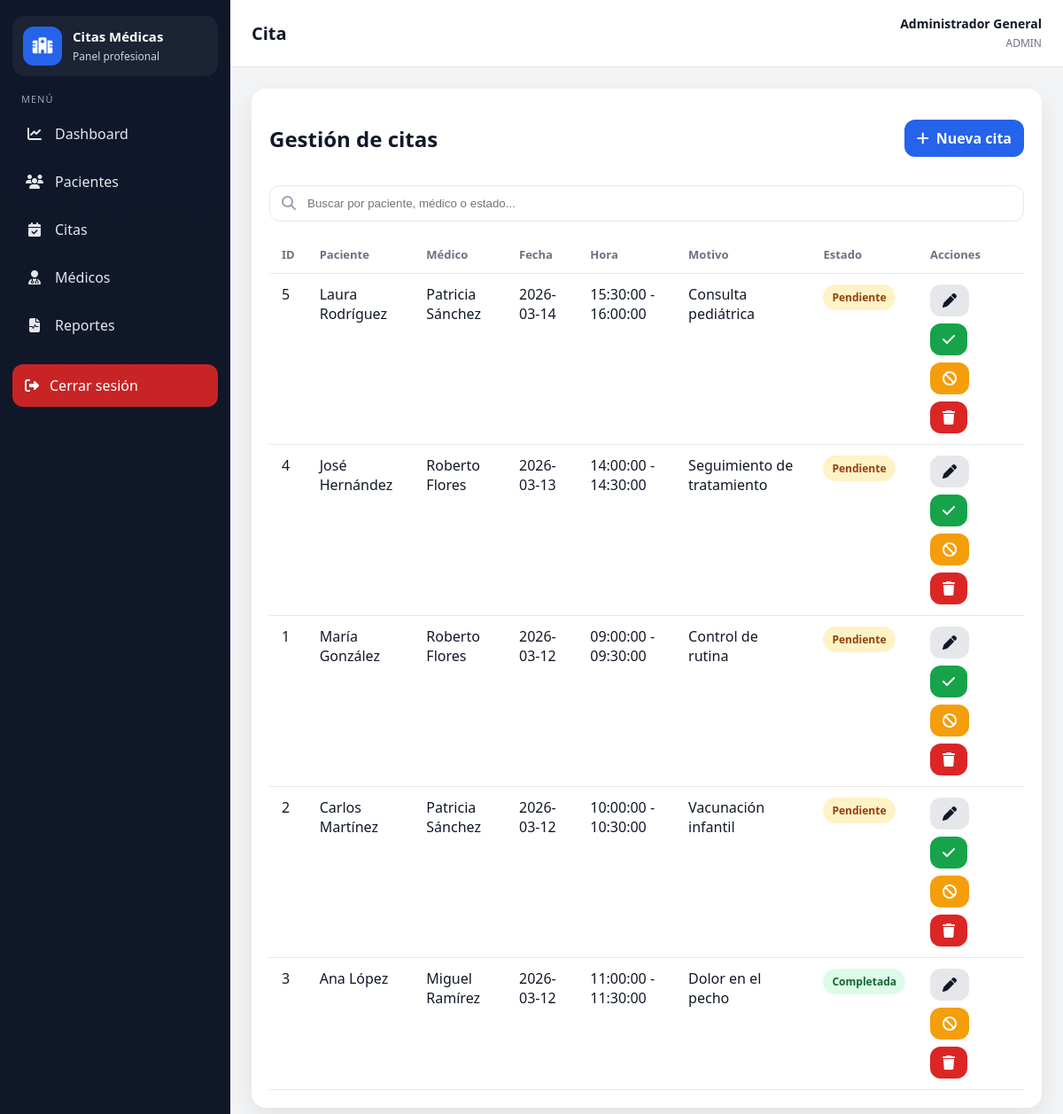
/index.php?controller=cita&action=index (signed in), run on the app's committed database.
### tables this page shows
CREATE TABLE citas (
    id INT AUTO_INCREMENT PRIMARY KEY,
    paciente_id INT NOT NULL,
    medico_id INT NOT NULL,
    fecha DATE NOT NULL,
    hora_inicio TIME NOT NULL,
    hora_fin TIME NOT NULL,
    motivo VARCHAR(250) NULL,
    estado ENUM('pendiente', 'completada', 'cancelada') DEFAULT 'pendiente',
    fecha_creacion TIMESTAMP DEFAULT CURRENT_TIMESTAMP,
    CONSTRAINT fk_citas_paciente FOREIGN KEY (paciente_id) REFERENCES pacientes(id) ON DELETE CASCADE,
    CONSTRAINT fk_citas_medico FOREIGN KEY (medico_id) REFERENCES medicos(id) ON DELETE CASCADE,
    INDEX idx_medico_fecha (medico_id, fecha),
    INDEX idx_paciente_fecha (paciente_id, fecha)
);

### app/controllers/CitaController.php (called while the page is built, shortened)
<?php
require_once __DIR__ . '/../middleware/auth.php';
require_once __DIR__ . '/../models/Cita.php';
class CitaController {
    private $cita;
    public function __construct(){
        $this->cita = new Cita();
    }
    public function index(){
        if (current_user_role() === 'medico') {
            $citas = $this->cita->obtenerPorMedicoUsuario(current_user_id());
        } elseif (current_user_role() === 'paciente') {
            $citas = $this->cita->obtenerPorPacienteUsuario(current_user_id());
        } else {
            $citas = $this->cita->obtenerTodas();
        }
        require_once __DIR__ . '/../views/citas/index.php';
    }
}

### routes/web.php (called while the page is built, shortened)
<?php
$controller = $_GET['controller'] ?? (isset($_SESSION['usuario_id']) ? 'dashboard' : 'auth');
$action = $_GET['action'] ?? (isset($_SESSION['usuario_id']) ? 'index' : 'login');
switch($controller){
    case 'cita':
        require_once __DIR__ . '/../app/controllers/CitaController.php';
        $ctrl = new CitaController();
        break;
}
$ctrl->$action();

### public/index.php (called while the page is built, shortened)
<?php
require_once __DIR__ . '/../routes/web.php';

### app/middleware/auth.php (called while the page is built, shortened)
<?php
function current_user_role()
{
    return $_SESSION['usuario_rol'] ?? null;
}

### app/config/database.php (called while the page is built)
<?php
class Database {
    private $host = "localhost";
    private $db_name = "citas_medicas";
    private $username = "root";
    private $password = "admin";
    private $charset = "utf8mb4";
    public function conectar() {
        try {
            $dsn = "mysql:host={$this->host};dbname={$this->db_name};charset={$this->charset}";
            $pdo = new PDO($dsn, $this->username, $this->password);
            $pdo->setAttribute(PDO::ATTR_ERRMODE, PDO::ERRMODE_EXCEPTION);
            $pdo->setAttribute(PDO::ATTR_DEFAULT_FETCH_MODE, PDO::FETCH_ASSOC);
            return $pdo;
        } catch (PDOException $e) {
            die("Error de conexión: " . $e->getMessage());
        }
    }
}

### app/core/Model.php (called while the page is built, shortened)
<?php
require_once __DIR__ . '/../config/database.php';
class Model {
    public function __construct() {
        $database = new Database();
        $this->db = $database->conectar();
    }
}

### app/models/Cita.php (called while the page is built, shortened)
<?php
require_once __DIR__ . '/../core/Model.php';
class Cita extends Model {
    public function obtenerTodas($filters = []){
        $sql = "SELECT c.*,
                       CONCAT(p.nombre,' ',p.apellido) AS paciente,
                       p.email AS paciente_email,
                       p.telefono AS paciente_telefono,
                       CONCAT(m.nombre,' ',m.apellido) AS medico
                FROM citas c
                JOIN pacientes p ON c.paciente_id = p.id
                JOIN medicos m ON c.medico_id = m.id
                WHERE 1=1";
        $params = [];
        $sql .= " ORDER BY c.fecha DESC, c.hora_inicio ASC";
        $stmt = $this->db->prepare($sql);
        $stmt->execute($params);
        return $stmt->fetchAll();
    }
}

### app/views/citas/index.php (the view, shortened to what this page needs)
<?php require_once __DIR__ . '/../layout/header.php'; ?>
<div class="table-card">
    <div class="table-header">
        <h2>
            <?php
                if (current_user_role() === 'medico') echo 'Mis citas';
                elseif (current_user_role() === 'paciente') echo 'Mis citas';
                else echo 'Gestión de citas';
            ?>
        </h2>
        <?php if (in_array(current_user_role(), ['admin','recepcion'], true)): ?>
            <a href="index.php?controller=cita&action=crear" class="btn btn-primary">
                <i class="fa-solid fa-plus"></i> Nueva cita
            </a>
        <?php endif; ?>
    </div>
    <div class="toolbar">
        <div class="search-box">
            <i class="fa-solid fa-magnifying-glass"></i>
            <input type="text" placeholder="Buscar por paciente, médico o estado..." data-search-target="tabla-citas">
        </div>
    </div>
    <?php if (!empty($citas)): ?>
    <div class="table-responsive">
        <table>
            <thead>
                <tr>
                    <th>ID</th>
                    <th>Paciente</th>
                    <th>Médico</th>
                    <th>Fecha</th>
                    <th>Hora</th>
                    <th>Motivo</th>
                    <th>Estado</th>
                    <th>Acciones</th>
                </tr>
            </thead>
            <tbody id="tabla-citas">
                <?php foreach ($citas as $c): ?>
                <tr>
                    <td><?= htmlspecialchars($c['id']) ?></td>
                    <td><?= htmlspecialchars($c['paciente']) ?></td>
                    <td><?= htmlspecialchars($c['medico']) ?></td>
                    <td><?= htmlspecialchars($c['fecha']) ?></td>
                    <td><?= htmlspecialchars($c['hora_inicio']) ?> - <?= htmlspecialchars($c['hora_fin']) ?></td>
                    <td><?= htmlspecialchars($c['motivo']) ?></td>
                    <td><span class="badge badge-<?= htmlspecialchars($c['estado']) ?>"><?= htmlspecialchars(ucfirst($c['estado'])) ?></span></td>
                    <td>
                        <div class="actions">
                            <?php if (in_array(current_user_role(), ['admin','recepcion'], true)): ?>
                                <a class="btn btn-secondary" href="index.php?controller=cita&action=editar&id=<?= $c['id'] ?>">
                                    <i class="fa-solid fa-pen"></i>
                                </a>
                            <?php endif; ?>
                            <?php if (current_user_role() !== 'paciente' && $c['estado'] !== 'completada'): ?>
                                <a class="btn btn-success" href="index.php?controller=cita&action=completar&id=<?= $c['id'] ?>">
                                    <i class="fa-solid fa-check"></i>
                                </a>
                            <?php endif; ?>
                            <?php if ($c['estado'] !== 'cancelada'): ?>
                                <a class="btn btn-warning" href="index.php?controller=cita&action=cancelar&id=<?= $c['id'] ?>" data-confirm="¿Cancelar esta cita?">
                                    <i class="fa-solid fa-ban"></i>
                                </a>
                            <?php endif; ?>
                            <?php if (current_user_role() === 'admin'): ?>
                                <a class="btn btn-danger" href="index.php?controller=cita&action=eliminar&id=<?= $c['id'] ?>" data-confirm="¿Eliminar definitivamente esta cita?">
                                    <i class="fa-solid fa-trash"></i>
                                </a>
                            <?php endif; ?>
                        </div>
                    </td>
                </tr>
                <?php endforeach; ?>
            </tbody>
        </table>
    </div>
    <?php else: ?>
        <div class="empty-box"><p>No hay citas registradas.</p></div>
    <?php endif; ?>
</div>
<?php require_once __DIR__ . '/../layout/footer.php'; ?>

### app/views/layout/header.php (style rules this page uses)
:root { --sidebar-bg:#111827;--sidebar-hover:#1f2937;--sidebar-active:#2563eb;--body-bg:#f3f4f6;--card-bg:#fff;--text:#111827;--muted:#6b7280;--border:#e5e7eb;--primary:#2563eb;--primary-dark:#1d4ed8;--success:#16a34a;--warning:#f59e0b;--danger:#dc2626;--info:#0ea5e9;--shadow:0 10px 30px rgba(0,0,0,.08);--radius:16px }
* { box-sizing:border-box }
body { margin:0;font-family:'Segoe UI',Tahoma,Geneva,Verdana,sans-serif;background:var(--body-bg);color:var(--text) }
a { text-decoration:none;color:inherit }
.card,.table-card,.form-card { background:var(--card-bg);border-radius:var(--radius);box-shadow:var(--shadow) }
.table-card,.form-card { padding:20px }
.table-header,.form-header { display:flex;align-items:center;justify-content:space-between;gap:15px;margin-bottom:16px }
.toolbar { display:flex;justify-content:space-between;gap:12px;margin-bottom:16px;flex-wrap:wrap }
.search-box { position:relative;flex:1;min-width:250px }
.search-box input,.filters input,.filters select { width:100%;padding:12px 14px 12px 42px;border:1px solid var(--border);border-radius:12px;background:#fff }
.search-box i { position:absolute;left:14px;top:50%;transform:translateY(-50%);color:#9ca3af }
.table-responsive { overflow:auto }
table { width:100%;border-collapse:collapse }
th,td { padding:12px 14px;border-bottom:1px solid var(--border);text-align:left;vertical-align:top }
th { font-size:13px;color:var(--muted);font-weight:700 }
.badge { display:inline-block;padding:6px 10px;border-radius:999px;font-size:12px;font-weight:700 }
.badge-pendiente { background:#fef3c7;color:#92400e }
.badge-completada { background:#dcfce7;color:#166534 }
.btn { border:none;border-radius:12px;padding:10px 14px;font-weight:700;cursor:pointer;display:inline-flex;align-items:center;gap:8px }
.btn-primary { background:var(--primary);color:#fff }
.btn-secondary { background:#e5e7eb;color:#111827 }
.btn-danger { background:#dc2626;color:#fff }
.btn-success { background:#16a34a;color:#fff }
.btn-warning { background:#f59e0b;color:#fff }
.actions { display:flex;gap:8px;flex-wrap:wrap }

### data on the page
citas: id "5", paciente "Laura Rodríguez", medico "Patricia Sánchez", fecha "2026-03-14", hora_inicio "15:30:00", hora_fin "16:00:00", motivo "Consulta pediátrica", estado "Pendiente"
citas: id "4", paciente "José Hernández", medico "Roberto Flores", fecha "2026-03-13", hora_inicio "14:00:00", hora_fin "14:30:00", motivo "Seguimiento de tratamiento", estado "Pendiente"
citas: id "1", paciente "María González", medico "Roberto Flores", fecha "2026-03-12", hora_inicio "09:00:00", hora_fin "09:30:00", motivo "Control de rutina", estado "Pendiente"
citas: id "2", paciente "Carlos Martínez", medico "Patricia Sánchez", fecha "2026-03-12", hora_inicio "10:00:00", hora_fin "10:30:00", motivo "Vacunación infantil", estado "Pendiente"
citas: id "3", paciente "Ana López", medico "Miguel Ramírez", fecha "2026-03-12", hora_inicio "11:00:00", hora_fin "11:30:00", motivo "Dolor en el pecho", estado "Completada"

### other printed values
$currentController "Cita"
$_SESSION['usuario_nombre'] "Administrador General"
$role "ADMIN"
